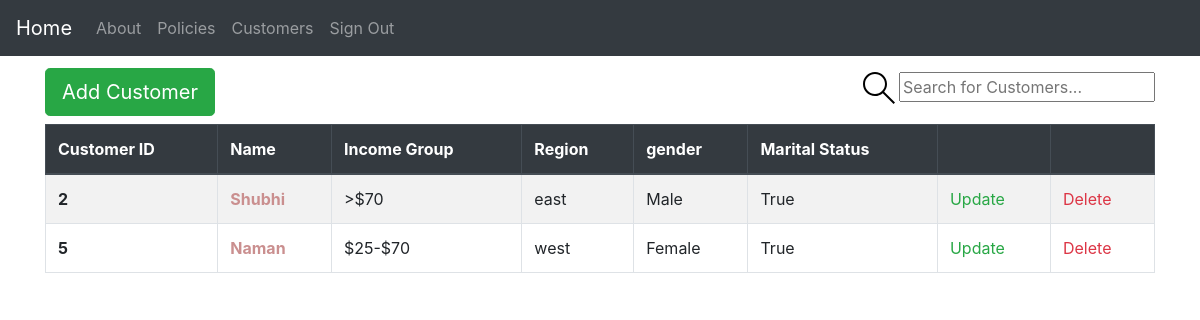
/customers/ (signed in), run on an earlier commit of the app's database.
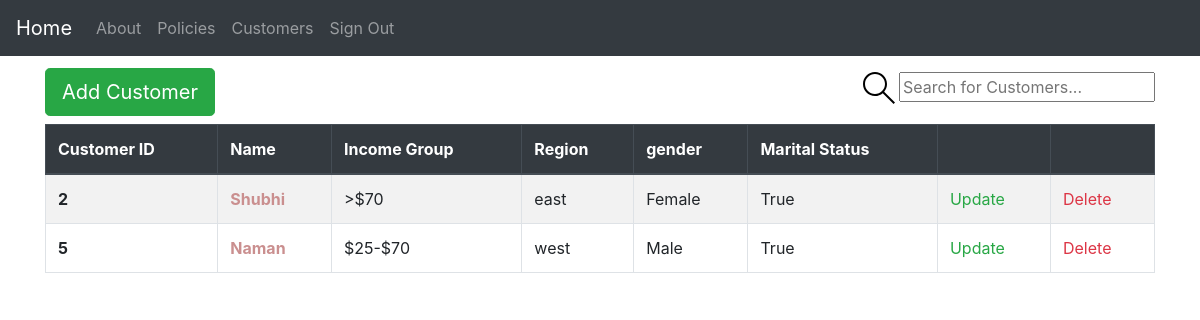
And on a later commit of the database.
### insurance/base/models.py (models this page shows, shortened)
class BaseModel(models.Model):
    created_at = models.DateTimeField(auto_now_add=True)
    updated_at = models.DateTimeField(auto_now=True)
    class Meta:
        abstract = True

class Customer(BaseModel):
    GENDER_CHOICES = (
        ("Male", "Male"),
        ("Female", "Female"),
        ("Other", "Other"),
    )
    INCOME_CHOICES = (
        ("0-25k", "0-$25k"),
        (">$70", ">$70K"),
        ("$25-$70", "$25-$70K"),
    )
    REGION_CHOICES = (
        ("east", "east"),
        ("west", "west"),
        ("south", "south"),
        ("north", "north"),
    )
    name = models.CharField(max_length=50)
    gender = models.CharField(max_length=50, choices=GENDER_CHOICES)
    income_group = models.CharField(max_length=50, choices=INCOME_CHOICES)
    region = models.CharField(max_length=50, choices=REGION_CHOICES)
    marital_status = models.BooleanField(default=False)
    class Meta:
        verbose_name = "Customer"
        verbose_name_plural = "Customers"

### insurance/base/views.py (the view)
# urls.py: path("customers/", view=customer_view, name="customers"),
@login_required(login_url="account_login")
def customer_view(request):
    order_by = request.GET.get("order_by", "created_at")
    q = request.GET.get("q") if request.GET.get("q") is not None else ""
    customers = Customer.objects.filter(
        Q(id__icontains=q) | Q(name__icontains=q)
    ).order_by(order_by)
    context = {"customers": customers}
    return render(request, "customer/customers.html", context)

### insurance/utils/context_processors.py (called while the page is built)
def settings_context(_request):
    return {"DEBUG": settings.DEBUG}

### insurance/templates/customer/customers.html (shortened to what this page needs)
{% extends 'base.html' %}
{% block content %}
<div class="header">
  <a href="{% url 'base:createCustomer' %}" class="btn btn-success btn-lg my-2" role="button" aria-disabled="true">Add
    Customer</a>
  <form class="header__search" method="GET" action="{% url 'base:customers' %}">
    <label>
      <input placeholder="Search for Customers..." name="q" />
    </label>
  </form>
</div>
{% include 'customer/customer_table.html' %}
{% endblock content %}

### insurance/templates/customer/customer_table.html (shortened to what this page needs)
<table class="table table-bordered table-striped">
  <thead class="thead-dark">
    <tr>
      <th scope="col"><a href="?order_by=id">Customer ID</a></th>
      <th scope="col"><a href="?order_by=name">Name</a></th>
      <th scope="col"><a href="?order_by=income_group">Income Group</a></th>
      <th scope="col"><a href="?order_by=region">Region</a></th>
      <th scope="col"><a href="?order_by=gender">gender</a></th>
      <th scope="col"><a href="?order_by=marital_status">Marital Status</a></th>
      <th scope="col"></th>
      <th scope="col"></th>
    </tr>
  </thead>
  <tbody>
    {% for customer in customers %}
    <tr>
      <th scope="row">
        {{ customer.id }}
      </th>
      <td class="font-weight-bold">
        <a href="{% url 'base:customerDetail' customer.id %}">{{ customer.name }}</a>
      </td>
      <td>{{customer.income_group}}</td>
      <td>{{customer.region}}</td>
      <td>{{customer.gender | title}}</td>
      <td>{{customer.marital_status}}</td>
      <td>
        <a href=" {% url 'base:updateCustomer' customer.id %}" class="text-success">Update</a>
      </td>
      <td>
        <a href="{% url 'base:deleteCustomer' customer.id %}" class="text-danger">Delete</a>
      </td>
    </tr>
    {% endfor %}
  </tbody>
</table>

What changed in the data, as far as the page shows it:
changed Customer "Shubhi": gender "Male" → "Female"
changed Customer "Naman": gender "Female" → "Male"
